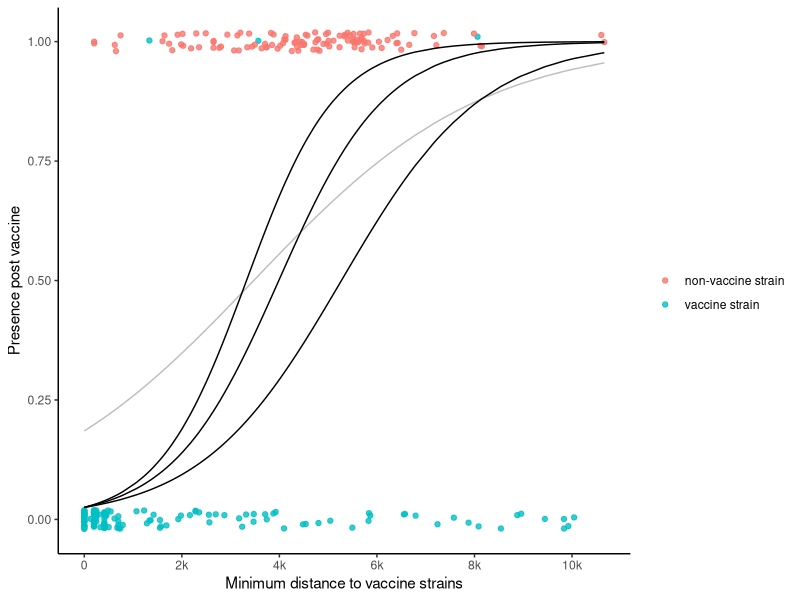
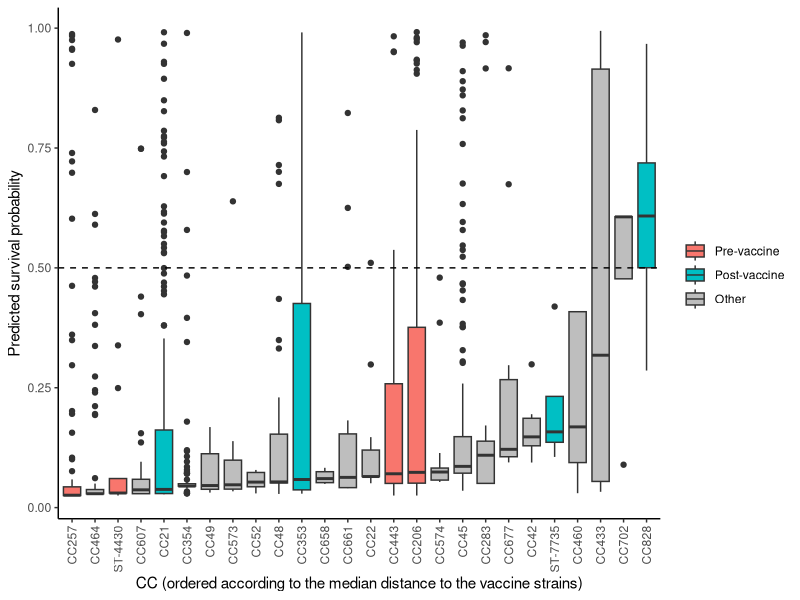
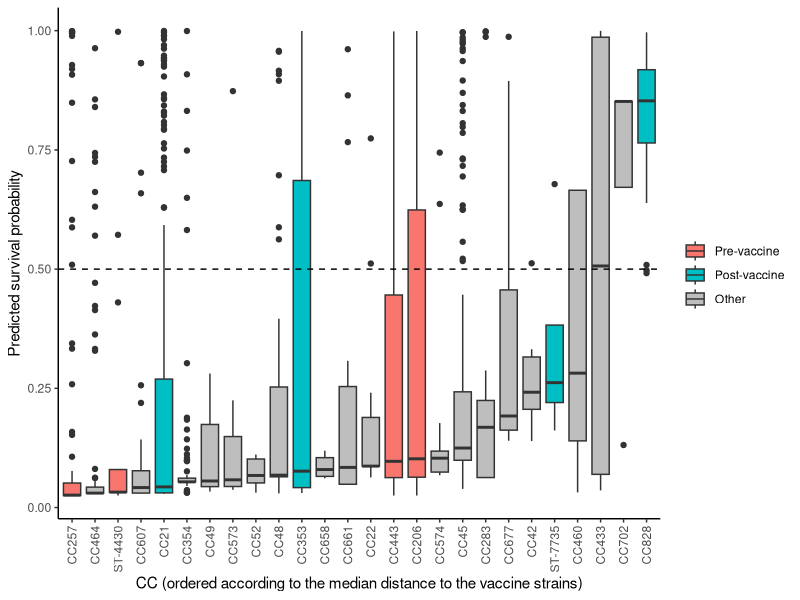
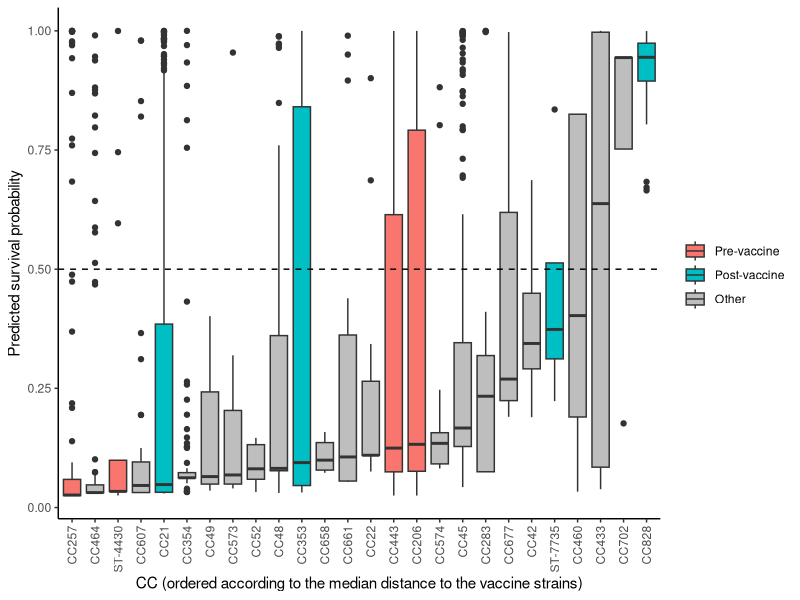

The R source for these figures, in order:


# Modelling post-vaccination strain replacement 

## LIBRARIES
library(dplyr)
library(tidyr)
library(ggplot2)


## DATA

dist_metadata <- read.csv("dist_metadata.csv", sep=";")

dist_metadata$pop <- as.factor(dist_metadata$pop)
dist_metadata$CC <- as.factor(dist_metadata$CC)

# vaccine and non-vaccine CCs
vac.cc <- c("CC206", "CC257", "CC443", "ST-4430")
non.vac.cc <- c("CC21", "CC353", "CC828", "ST-7735")


## LOGISTIC REGRESSION MODEL SCENARIOS

# We design 'survival data' according to the isolates in the vaccine trial such there is a 
# pair of observations y = survival, x = min distance to vaccine composition strains. 
# For ST-206 there would be 44 observations with y = 0, x = 'the min Hamming distance of isolate i in ST-206 to the four vaccine strains'., 
# for ST-21 25 observations with y = 1, x_i = 'the min Hamming distance of isolate i in ST-21 to the four vaccine strains', etc.

# Pre- and post vac frequencies

# Data includes four comparisons
# keep each seq only once

seq.dat <- dist_metadata %>% 
  filter(vac_seq == "6620")

freqs <- as.data.frame(table(seq.dat$CC, seq.dat$pop))
names(freqs) <- c("CC", "pop", "freq")

surv.dat <- dist_metadata %>%
  filter(vac_seq == "6620") %>%
  select(seq, CC, pop) %>%
  mutate(vac.strain = if_else(CC %in% vac.cc, 1, 0))

surv.dat2 <- left_join(surv.dat, freqs, by = c("CC", "pop"))

surv.dat3 <- surv.dat2 %>%
  mutate(surv = ifelse(pop == "post-vac", 1, 0)) %>%
  mutate(vac.dist.all = NA)

for(i in 1:nrow(surv.dat3)){
  surv.dat3$vac.dist.all[i] <- min(dist_metadata$diff[which(dist_metadata$seq == paste(surv.dat3$seq[i]))])
}


# Logistic regression curves for the vaccine trial data, x = minimum distance of each sequence to the four vaccine strains (in 1000 bases). 

mod.dat <- surv.dat3 %>%
            mutate(vac.dist.all.per1k = vac.dist.all/1000)

mod.fit <- glm(surv ~ vac.dist.all.per1k, data = mod.dat, family = "binomial")
coef(mod.fit)

theta.mod <- 0.426379
intercept.mod <- -1.481275

# Now there is too much emphasis on the large distances of the non-surviving isolates,
# let's try different scenarios of the whole population effect prediction by plugging 
# in a range of meaningful values of \theta 

# Baseline survival probability (constant term in logistic regression model) = 
# average fraction of the relative normalised frequencies of the vaccine strains present post vaccine

sum.pre <- sum(freqs$freq[which(freqs$pop == "pre-vac")])
sum.post <- sum(freqs$freq[which(freqs$pop == "post-vac")])

surv.probs <- freqs %>%
  mutate(norm.freq = case_when(pop == "pre-vac" ~ freq/sum.pre,
                          pop == "post-vac" ~ freq/sum.post))

rel.norm.freq.cc206 <- surv.probs$norm.freq[which(surv.probs$CC == "CC206" & surv.probs$pop == "post-vac")] / 
  (surv.probs$norm.freq[which(surv.probs$CC == "CC206" & surv.probs$pop == "post-vac")] + surv.probs$norm.freq[which(surv.probs$CC == "CC206" & surv.probs$pop == "pre-vac")])

rel.norm.freq.cc257 <- surv.probs$norm.freq[which(surv.probs$CC == "CC257" & surv.probs$pop == "post-vac")] / 
  (surv.probs$norm.freq[which(surv.probs$CC == "CC257" & surv.probs$pop == "post-vac")] + surv.probs$norm.freq[which(surv.probs$CC == "CC257" & surv.probs$pop == "pre-vac")])

rel.norm.freq.cc443 <- surv.probs$norm.freq[which(surv.probs$CC == "CC443" & surv.probs$pop == "post-vac")] / 
  (surv.probs$norm.freq[which(surv.probs$CC == "CC443" & surv.probs$pop == "post-vac")] + surv.probs$norm.freq[which(surv.probs$CC == "CC443" & surv.probs$pop == "pre-vac")])

rel.norm.freq.st4430 <- surv.probs$norm.freq[which(surv.probs$CC == "ST-4430" & surv.probs$pop == "post-vac")] / 
  (surv.probs$norm.freq[which(surv.probs$CC == "ST-4430" & surv.probs$pop == "post-vac")] + surv.probs$norm.freq[which(surv.probs$CC == "ST-4430" & surv.probs$pop == "pre-vac")])

bl.surv.prob <- mean(c(rel.norm.freq.cc206, rel.norm.freq.cc257, rel.norm.freq.cc443, rel.norm.freq.st4430))

intercept <- log(bl.surv.prob)
# intercept <- -2.442347
theta2 <- 0.6931472
theta2.5 <- 0.9162907
theta3 <- 1.098612

mod.dat$pred.surv.prob.mod <- 1/(1+exp(-(intercept.mod + theta.mod*(mod.dat$vac.dist.all/1000))))
mod.dat$pred.surv.prob2 <- 1/(1+exp(-(intercept + theta2*(mod.dat$vac.dist.all/1000))))
mod.dat$pred.surv.prob2.5 <- 1/(1+exp(-(intercept + theta2.5*(mod.dat$vac.dist.all/1000))))
mod.dat$pred.surv.prob3 <- 1/(1+exp(-(intercept + theta3*(mod.dat$vac.dist.all/1000))))

mod.dat$vac.strain <- factor(mod.dat$vac.strain, labels = c("non-vaccine strain", "vaccine strain"))

p <- ggplot(mod.dat) + 
  geom_jitter(aes(x=vac.dist.all/1000, y=surv, colour = vac.strain), height = 0.02, alpha = 0.8) +
  geom_line(aes(x=vac.dist.all/1000, y=pred.surv.prob.mod), colour = "grey") + 
  geom_line(aes(x=vac.dist.all/1000, y=pred.surv.prob2)) + 
  geom_line(aes(x=vac.dist.all/1000, y=pred.surv.prob2.5)) + 
  geom_line(aes(x=vac.dist.all/1000, y=pred.surv.prob3)) + 
  labs(x="Minimum distance to vaccine strains", y = "Presence post vaccine", colour = "") +
  scale_x_continuous(breaks=c(0,2,4, 6, 8, 10),
                     labels=c("0", "2k", "4k", "6k", "8k", "10k")) +
  theme_classic()
p

##  MODELLING POST-VACCINATION STRAIN REPLACEMENT


# genomes contextualised with additional large collection of chicken-associated genomes 
dist_large_col <- read.csv("large.coll.dist.csv", sep=";")

# for each sequence, choose the min vaccine distance
# --> one row per sequence

min.dist.seq <- dist_large_col %>%
  group_by(seq) %>%
  slice_min(order_by = dist) %>%
  ungroup()


# with theta corresponding to OR=2

theta2 <- 0.6931472
#intercept <- -2.442347
intercept <- log(bl.surv.prob)

# individual distance + related pred. surv. prob.
min.dist.seq$pred.surv.prob <- 1/(1+exp(-(intercept + theta2*(min.dist.seq$dist/1000))))

min.dist.seq <- min.dist.seq %>%
  group_by(CC) %>%
  mutate(ave.vac.dist.cc = mean(dist)) %>%
  mutate(min.vac.dist.cc = min(dist)) %>%
  mutate(med.vac.dist.cc = median(dist)) %>%
  mutate(med.surv.prob.cc = median(pred.surv.prob)) %>%
  mutate(vac.cc = if_else(CC %in% vac.cc, "vaccine CC", "non-vaccine CC")) %>%
  ungroup()


pre.vac.cc <- c("CC206", "CC257", "CC443", "ST-4430")
post.vac.cc <- c("CC21", "CC353", "CC828", "ST-7735")


# add variable pre/post vaccine CC and other
min.dist.seq$pre.post.other <- ifelse(min.dist.seq$CC %in% pre.vac.cc, "Pre-vaccine", 
                                      ifelse(min.dist.seq$CC %in% post.vac.cc, "Post-vaccine", "Other"))
min.dist.seq$pre.post.other <- factor(min.dist.seq$pre.post.other, levels = c("Pre-vaccine", "Post-vaccine", "Other"))



# use median vaccine distance for each CC
temp.med.cc <-  min.dist.seq %>%
  select(CC, med.vac.dist.cc) %>%
  distinct() %>%
  arrange(med.vac.dist.cc)

# arrange according to median vac distance
min.dist.seq$CC <- factor(min.dist.seq$CC, levels = temp.med.cc$CC)

# drop CCs with 3 isolates
names(which(sort(table(min.dist.seq$CC)) < 3))

pred.plot.cc <- min.dist.seq %>%
  filter(CC %in% names(which(sort(table(min.dist.seq$CC)) > 3)))


p1 <- ggplot(pred.plot.cc, aes(x = CC, y = pred.surv.prob, fill = pre.post.other)) +
  geom_boxplot() +
  #stat_summary(fun.y=mean, geom="point", shape=17, size=4, color="black", fill="black") +
  geom_hline(yintercept=0.5, linetype="dashed", color = "black") +
  labs(x="CC (ordered according to the median distance to the vaccine strains)", y = "Predicted survival probability", colour = "", fill = "") +
  scale_fill_manual(values=c("#F8766D","#00BFC4","grey")) +
  theme_classic() +
  theme(axis.text.x = element_text(angle = 90, vjust = 0.5, hjust=1))
p1


# with theta corresponding to OR=2.5

theta2.5 <- 0.9162907
# intercept <- -2.442347
intercept <- log(bl.surv.prob)

# individual distance + related pred. surv. prob.
min.dist.seq$pred.surv.prob <- 1/(1+exp(-(intercept + theta2.5*(min.dist.seq$dist/1000))))

min.dist.seq <- min.dist.seq %>%
  group_by(CC) %>%
  mutate(ave.vac.dist.cc = mean(dist)) %>%
  mutate(min.vac.dist.cc = min(dist)) %>%
  mutate(med.vac.dist.cc = median(dist)) %>%
  mutate(med.surv.prob.cc = median(pred.surv.prob)) %>%
  mutate(vac.cc = if_else(CC %in% vac.cc, "vaccine CC", "non-vaccine CC")) %>%
  ungroup()

pre.vac.cc <- c("CC206", "CC257", "CC443", "ST-4430")
post.vac.cc <- c("CC21", "CC353", "CC828", "ST-7735")


# add variable pre/post vaccine CC and other
min.dist.seq$pre.post.other <- ifelse(min.dist.seq$CC %in% pre.vac.cc, "Pre-vaccine", 
                                      ifelse(min.dist.seq$CC %in% post.vac.cc, "Post-vaccine", "Other"))
min.dist.seq$pre.post.other <- factor(min.dist.seq$pre.post.other, levels = c("Pre-vaccine", "Post-vaccine", "Other"))


# use median vaccine distance for each CC
temp.med.cc <-  min.dist.seq %>%
  select(CC, med.vac.dist.cc) %>%
  distinct() %>%
  arrange(med.vac.dist.cc)

# arrange according to median vac distance
min.dist.seq$CC <- factor(min.dist.seq$CC, levels = temp.med.cc$CC)

# drop CCs with 3 isolates
names(which(sort(table(min.dist.seq$CC)) < 3))

pred.plot.cc <- min.dist.seq %>%
  filter(CC %in% names(which(sort(table(min.dist.seq$CC)) > 3)))

# boxplots
# individual distances instead of average, and then pred. surv. prob instead of average

p2 <- ggplot(pred.plot.cc, aes(x = CC, y = pred.surv.prob, fill = pre.post.other)) +
  geom_boxplot() +
  #stat_summary(fun.y=mean, geom="point", shape=17, size=4, color="black", fill="black") +
  geom_hline(yintercept=0.5, linetype="dashed", color = "black") +
  labs(x="CC (ordered according to the median distance to the vaccine strains)", y = "Predicted survival probability", colour = "", fill = "") +
  scale_fill_manual(values=c("#F8766D","#00BFC4","grey")) +
  theme_classic() +
  theme(axis.text.x = element_text(angle = 90, vjust = 0.5, hjust=1))
p2


# with theta corresponding to OR=3

theta3 <- 1.098612
# intercept <- -2.442347
intercept <- log(bl.surv.prob)

# individual distance + related pred. surv. prob.
min.dist.seq$pred.surv.prob <- 1/(1+exp(-(intercept + theta3*(min.dist.seq$dist/1000))))

min.dist.seq <- min.dist.seq %>%
  group_by(CC) %>%
  mutate(ave.vac.dist.cc = mean(dist)) %>%
  mutate(min.vac.dist.cc = min(dist)) %>%
  mutate(med.vac.dist.cc = median(dist)) %>%
  mutate(med.surv.prob.cc = median(pred.surv.prob)) %>%
  mutate(vac.cc = if_else(CC %in% vac.cc, "vaccine CC", "non-vaccine CC")) %>%
  ungroup()


pre.vac.cc <- c("CC206", "CC257", "CC443", "ST-4430")
post.vac.cc <- c("CC21", "CC353", "CC828", "ST-7735")


# add variable pre/post vaccine CC and other
min.dist.seq$pre.post.other <- ifelse(min.dist.seq$CC %in% pre.vac.cc, "Pre-vaccine", 
                                      ifelse(min.dist.seq$CC %in% post.vac.cc, "Post-vaccine", "Other"))
min.dist.seq$pre.post.other <- factor(min.dist.seq$pre.post.other, levels = c("Pre-vaccine", "Post-vaccine", "Other"))


# use median vaccine distance for each CC
temp.med.cc <-  min.dist.seq %>%
  select(CC, med.vac.dist.cc) %>%
  distinct() %>%
  arrange(med.vac.dist.cc)

# arrange according to median vac distance
min.dist.seq$CC <- factor(min.dist.seq$CC, levels = temp.med.cc$CC)

# drop CCs with 3 isolates
names(which(sort(table(min.dist.seq$CC)) < 3))

pred.plot.cc <- min.dist.seq %>%
  filter(CC %in% names(which(sort(table(min.dist.seq$CC)) > 3)))

# boxplots
# individual distances instead of average, and then pred. surv. prob instead of average

p3 <- ggplot(pred.plot.cc, aes(x = CC, y = pred.surv.prob, fill = pre.post.other)) +
  geom_boxplot() +
  #stat_summary(fun.y=mean, geom="point", shape=17, size=4, color="black", fill="black") +
  geom_hline(yintercept=0.5, linetype="dashed", color = "black") +
  labs(x="CC (ordered according to the median distance to the vaccine strains)", y = "Predicted survival probability", colour = "", fill = "") +
  scale_fill_manual(values=c("#F8766D","#00BFC4","grey")) +
  theme_classic() +
  theme(axis.text.x = element_text(angle = 90, vjust = 0.5, hjust=1))
p3



